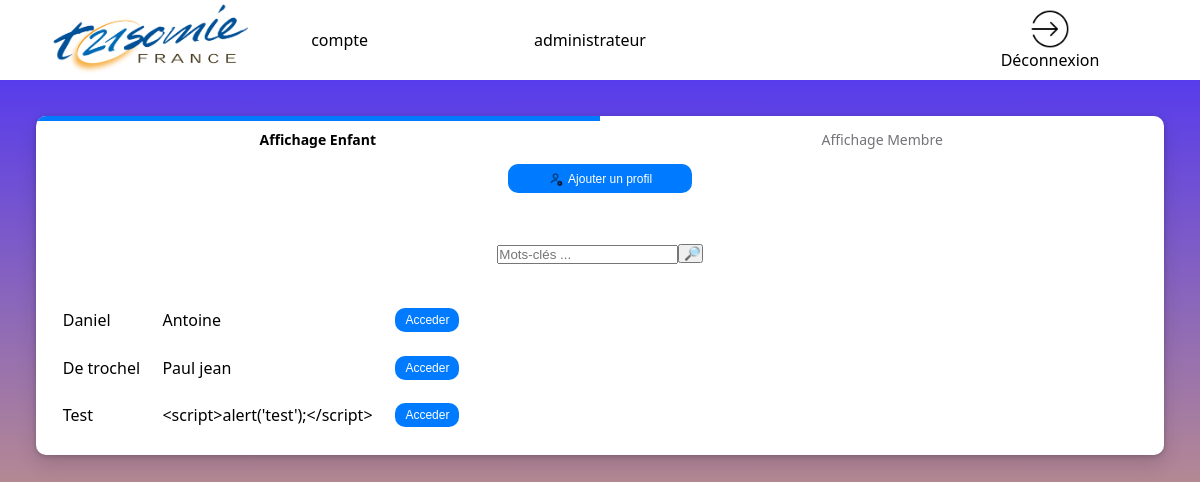
Screenshot of /page_admin.php (signed in) with the database file from the repository.
### tables this page shows
CREATE TABLE `enfant` (
  `id_enfant` int(11) NOT NULL,
  `nom` varchar(50) NOT NULL,
  `prenom` varchar(50) NOT NULL,
  `date_naissance` date NOT NULL,
  `lien_jeton` varchar(100) DEFAULT NULL,
  `adresse` varchar(100) DEFAULT NULL,
  `activite` varchar(100) DEFAULT NULL,
  `handicap` varchar(100) DEFAULT NULL,
  `info_sup` varchar(1000) DEFAULT NULL,
  `photo_enfant` varchar(100) DEFAULT NULL
);

### page_admin.php (the view, shortened to what this page needs)
<!DOCTYPE html>
<html lang="fr" style="font-family: Arial,sans-serif;">
<?php
try {
    $linkpdo = new PDO("mysql:host=localhost;dbname=bddsae", "root", "");
}
catch (Exception $e) {
    die('Erreur : ' . $e->getMessage());
}
?>
<head>
    <link rel="stylesheet" href="style_admin.css">
</head>
<body>
    <header>
        <img class="logo-association" src="/sae-but2-s1/img/logo_trisomie.png" alt="logo de l'association">
        <?php
        $mail =  $_SESSION['login_user'];
        try {
            $res = $linkpdo->query("SELECT nom, prenom FROM membre where courriel='$mail' ORDER BY nom;");
        } catch (Exception $e) {
            die('Erreur : ' . $e->getMessage());
        }
        $double_tab = $res->fetchAll();
        $nombre_ligne = $res->rowCount();
        echo "<table>";
        for ($i = 0; $i < $nombre_ligne; $i++) {
            echo "<tr>";
            for ($y = 0; $y < 2; $y++) {
                echo "<td>";
                print_r(htmlspecialchars($double_tab[$i][$y]));
                echo "</td>";
            }
            echo "</tr>";
        }
        echo "</table>";
        ?>
        <div onclick="window.location.href ='logout.php';" class="h-deconnexion">
            <img class="img-deco" src="img/deconnexion.png" alt="Déconnexion"> Déconnexion
        </div>
    </header>
    <main>
        <nav  class="left-contenu">
                <ul class="scrolling-tabs nav-links gl-display-flex gl-flex-grow-1 gl-w-full nav gl-tabs-nav nav gl-tabs-nav">
                <li class="nav-item">
                    <a class="shortcuts-activity nav-link gl-tab-nav-item active gl-tab-nav-item-active" data-placement="" href="page_admin.php">Affichage Enfant</a>
                </li>
                <?php
                if ($_SESSION["role_user"] == 1 or $_SESSION["role_user"] == 2) {
                    echo '<li class="nav-item">';
                    echo '<a data-placement="" class="nav-link gl-tab-nav-item" href="page_certif_compte.php">Affichage Membre</a>';
                    echo '</li>';
                }
                ?>
            </ul>
            <?php
            if ($_SESSION["role_user"] == 1) {
                echo '<div class="bouton_enfant">';
                echo '<button class="ajouter-enfant" type="button" onclick="openDialog(\'dialog1\', this)">Ajouter un profil  <img class="icone-ajouter-membre" src="img/ajouter-utilisateur.png" > </button>';
                echo '</div>';
            }
            ?>
            <?php
            if ($_SESSION["role_user"] != 2) {
                try {
                    if ($_SESSION["role_user"] == 1) {
                        $res = $linkpdo->query('SELECT id_enfant, nom, prenom FROM enfant ORDER BY nom');
                    } else {
                        $res = $linkpdo->query('SELECT id_enfant, nom, prenom FROM enfant where id_enfant in (select id_enfant from suivre where id_membre=' . $_SESSION["logged_user"] . ')');
                    }
                } catch (Exception $e) {
                    die('Erreur : ' . $e->getMessage());
                }
                $double_tab = $res->fetchAll();
                $nombre_ligne = $res->rowCount();
                echo "<div class='liste-enfant'>";
                echo "<div class=\"recherche\">
                <form class='recherche' method=\"post\" action=\"search.php\">
                <div>
                <input class=\"input_recherche\" type=\"text\" placeholder=\"Mots-clés ...\" id=\"keywords\" name=\"keywords\" required>
                </div>
                <input class=\"bouton_recherche\" type=\"submit\" value=\" &#x1F50E;\">
                </form>
                </div>";
                echo "<table >";
                for ($i = 0; $i < $nombre_ligne; $i++) {
                    for ($y = 1; $y < 3; $y++) {
                        echo "<td>";
                        print_r(ucfirst(htmlspecialchars($double_tab[$i][$y])));
                        echo "</td>";
                    }
                    $identifiant = $double_tab[$i][0];
                    echo "<td>";
                    echo '<a href="page_admin.php?id=' . $identifiant . '"><button  class="acceder-information-enfant">Acceder</button> </a>';
                    echo "</td>";
                }
                echo "</table>";
            }
            ?>
            </div>
        </nav>
        <nav class="right-contenu">
                    <?php
                try {
                    $res = $linkpdo->query("SELECT * FROM `membre` WHERE compte_valide= 1 ORDER BY nom;");
                } catch (Exception $e) {
                    die('Erreur : ' . $e->getMessage());
                }
                $double_tab = $res->fetchAll();
                $nombre_ligne = $res->rowCount();
                for ($i = 0; $i < $nombre_ligne; $i++) {
                    for ($y = 1; $y < 3; $y++) {
                        print_r(htmlspecialchars($double_tab[$i][$y]));
                    }
                    ?>
                <?php
                }
                ?>
    </main>
</body>
</html>

### style_admin.css (style rules this page uses)
* { margin: 0; padding: 0; box-sizing: border-box; }
table, td { border-collapse: collapse; padding: 0.7rem; }
@media screen and (max-width: 1250px) { header { display: grid; align-items: center; grid-template-columns: 1fr 50% 1fr; height: 10vh; background-color: rgb(255, 255, 255); } }
@media screen and (max-width: 1250px) { .logo-association { width: 65%; margin: auto; } }
@media screen and (max-width: 1250px) { .h-deconnexion { cursor: pointer; margin: auto; display: flex; flex-direction: column; align-items: center; } }
@media screen and (max-width: 1250px) { .img-deco { width: 40%; margin: auto; } }
@media screen and (max-width: 1250px) { body { display: flex; flex-direction: column; justify-content: space-between; min-height: 100vh; background: linear-gradient(0deg, rgba(255, 198, 76, 1) 0%, rgba(69, 45, 253, 1) 100%); font-family: Inter var, ui-sans-serif, system-ui, -apple-system, BlinkMacSystemFont, Segoe UI, Roboto, Helvetica Neue, Arial, Noto Sans, sans-serif, Apple Color Emoji, Segoe UI Emoji, Segoe UI Symbol, Noto Color Emoji; } }
@media screen and (max-width: 1250px) { main { min-height: 85vh; margin: 2%; border-radius: 10px; } }
@media screen and (max-width: 1250px) { .left-contenu { height: fit-content; box-shadow: 0 10px 20px rgb(0 0 0 / 12%), 0 1px 5px rgb(0 0 0 / 22%); border-radius: 10px; background-color: #fff; overflow: auto; margin: 1%; } }
@media screen and (max-width: 1250px) { .right-contenu { background-color: transparent; border-radius: 10px; height: fit-content; } }
@media screen and (max-width: 1250px) { .ajouter-enfant { display: flex; flex-direction: row-reverse; align-items: center; padding: 7px 15px; border-radius: 10px; font-size: 12px; border: none; color: white; background-color: #007bff; cursor: pointer; transition: all 0.3s; justify-content: center; } }
@media screen and (max-width: 1250px) { .acceder-information-enfant { display: block; padding: 5px 10px; border-radius: 10px; font-size: 12px; border: none; color: white; background-color: #007bff; cursor: pointer; transition: all 0.3s; margin: 0.5px; } }
@media screen and (max-width: 1250px) { a { text-decoration: none; color: black; } }
@media screen and (max-width: 1250px) { img.icone-ajouter-membre { width: 10%; margin-right: 5px; } }
@media screen and (max-width: 1250px) { .bouton_enfant { display: flex; flex-direction: row-reverse; justify-content: center; align-items: center; } }
@media screen and (max-width: 1250px) { button { display: block; padding: 5px 10px; border-radius: 10px; font-size: 9px; border: none; background-color: #007bff; cursor: pointer; transition: all 0.3s; margin: 0.5px; color: #fff; } }
@media screen and (max-width: 1250px) { .recherche { margin: 1.5%; text-align: center; display: flex; align-items: center; justify-content: center; } }
@media screen and (max-width: 1250px) { .liste-enfant { padding: 2vh; } }
@media screen and (max-width: 1250px) { .nav-links li.active:not(.md-header-toolbar) a, .nav-links li.active:not(.md-header-toolbar) button, .nav-links li:not(.md-header-toolbar) a.active { color: #000; box-shadow: inset 0 5px 0 0 var(--gl-theme-accent, #007bff); } }
@media screen and (max-width: 1250px) { .nav-links li:not(.md-header-toolbar) a, .nav-links li:not(.md-header-toolbar) button { padding: 1rem 0.75rem; font-size: 0.875rem; line-height: 1rem; color: #737278; border: 0; white-space: nowrap; } }
@media screen and (max-width: 1250px) { .gl-tab-nav-item-active { font-weight: 600; color: #333238; box-shadow: inset 0 2px 0 0 var(--gl-theme-accent, #007bff); } }
@media screen and (max-width: 1250px) { .nav-item { width: 50%; } }
@media screen and (max-width: 1250px) { .gl-tab-nav-item { display: flex; justify-content: center; overflow: hidden; transition: box-shadow 100ms linear; } }
@media screen and (max-width: 1250px) { .nav-link { text-decoration: none; background-color: transparent; } }
@media screen and (max-width: 1250px) { .nav-links { display: flex; padding: 0; margin: 0; list-style: none; height: auto; width: 100%; } }

### rows the page displays
enfant: value "Daniel", value "Antoine"
enfant: value "De trochel", value "Paul jean"
enfant: value "Test", value "<script>alert('test');</script>"
